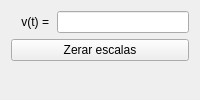
      <widget class="QWidget" name="tabVelocity">
       <property name="enabled">
        <bool>true</bool>
       </property>
       <property name="statusTip">
        <string>Definir velocidade de rolagem</string>
       </property>
       <attribute name="title">
        <string>Velocidade</string>
       </attribute>
       <layout class="QVBoxLayout" name="verticalLayout_4">
        <item>
         <layout class="QGridLayout" name="gridLayout_7">
          <item row="1" column="0">
           <widget class="QLabel" name="label_VelocityA">
            <property name="minimumSize">
             <size>
              <width>40</width>
              <height>0</height>
             </size>
            </property>
            <property name="text">
             <string>v(t) =</string>
            </property>
            <property name="alignment">
             <set>Qt::AlignRight|Qt::AlignTrailing|Qt::AlignVCenter</set>
            </property>
            <property name="indent">
             <number>2</number>
            </property>
           </widget>
          </item>
          <item row="1" column="1">
           <widget class="QLineEdit" name="lineEdit_FunctionVelocity"/>
          </item>
          <item row="2" column="0" colspan="2">
           <widget class="QPushButton" name="pushButton_ResetVelocityScales">
            <property name="toolTip">
             <string>Restaurar escalas padrão do gráfico de velocidade</string>
            </property>
            <property name="text">
             <string>Zerar escalas</string>
            </property>
           </widget>
          </item>
         </layout>
        </item>
        <item>
         <widget class="PlotWidget" name="plotVelocity" native="true">
          <property name="sizePolicy">
           <sizepolicy hsizetype="Expanding" vsizetype="Expanding">
            <horstretch>0</horstretch>
            <verstretch>0</verstretch>
           </sizepolicy>
          </property>
          <property name="autoFillBackground">
           <bool>true</bool>
          </property>
         </widget>
        </item>
       </layout>
      </widget>
